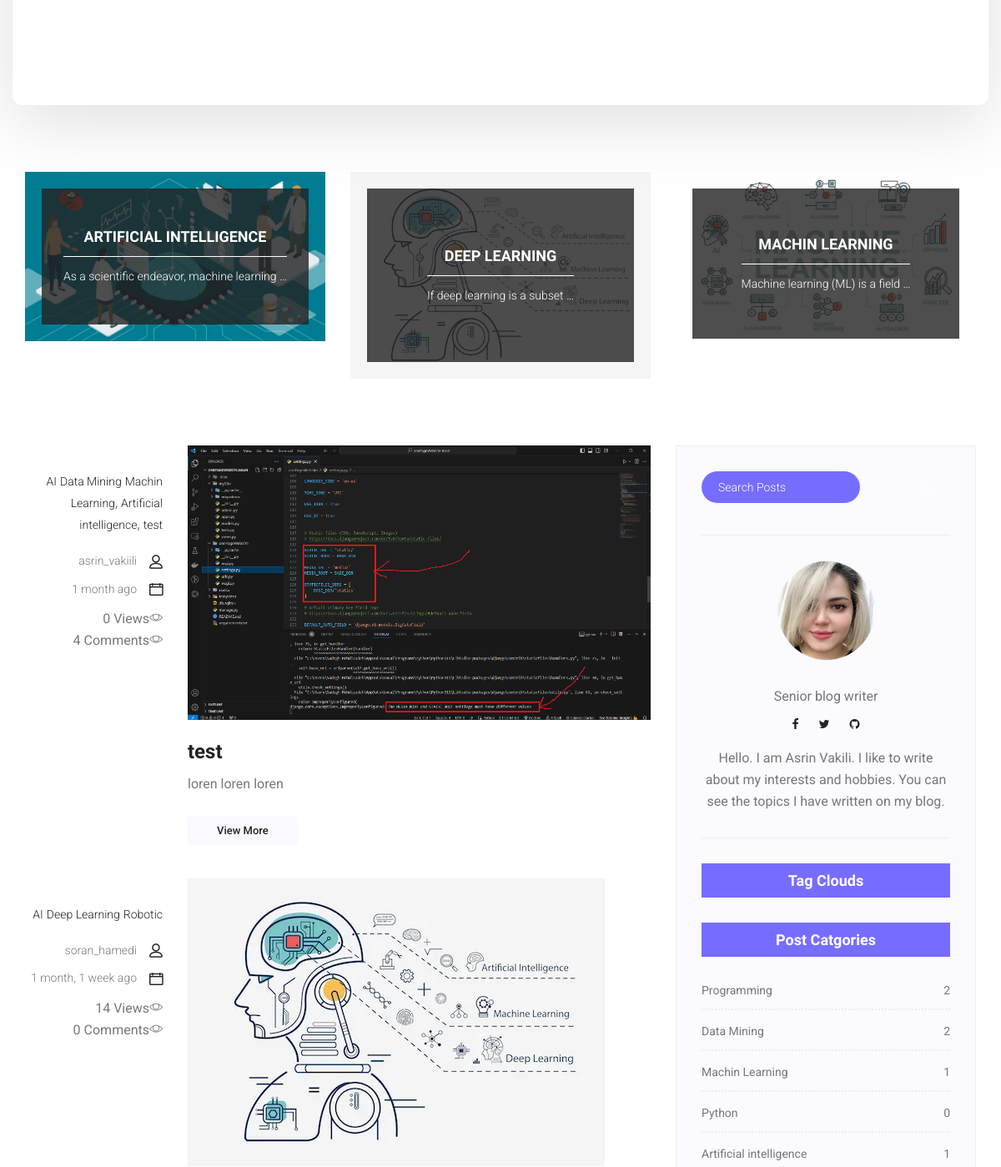
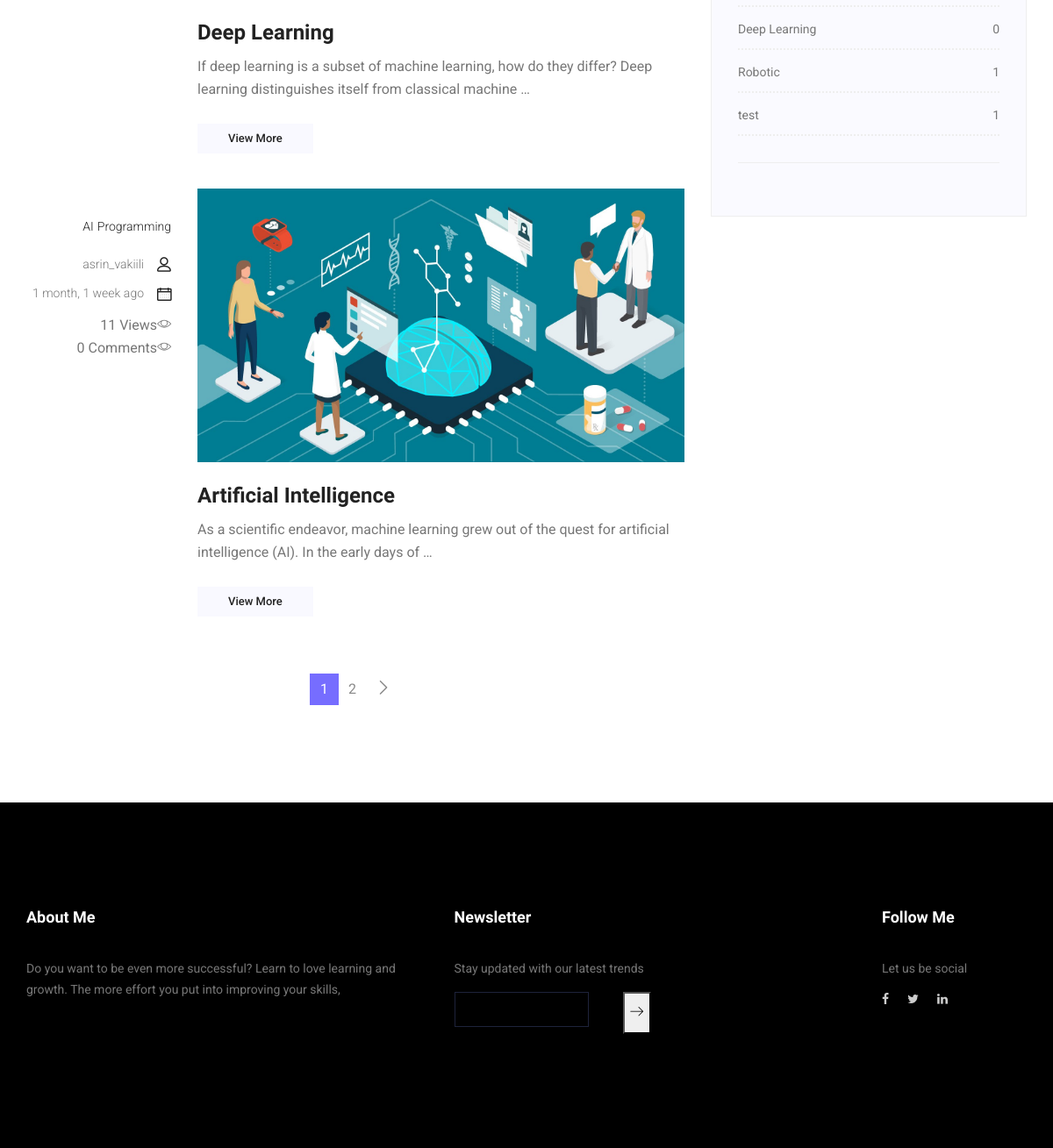
Before: /blog/ (lower part) with the older database file (2 pictures, top to bottom).
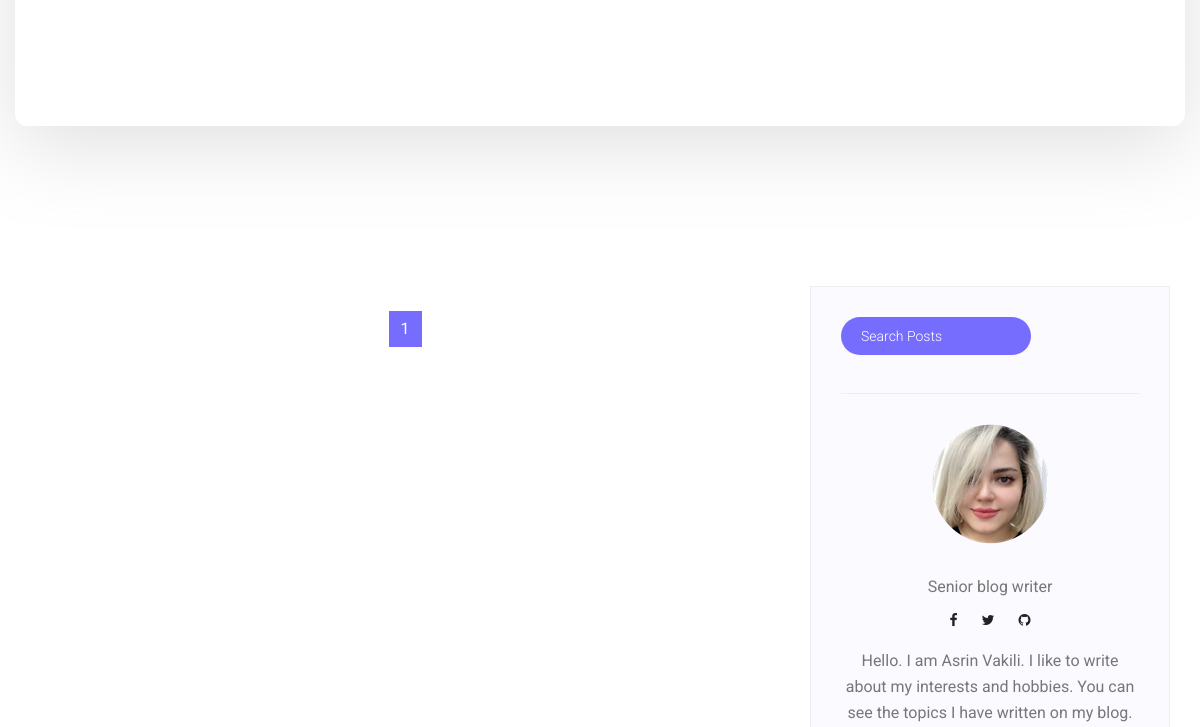
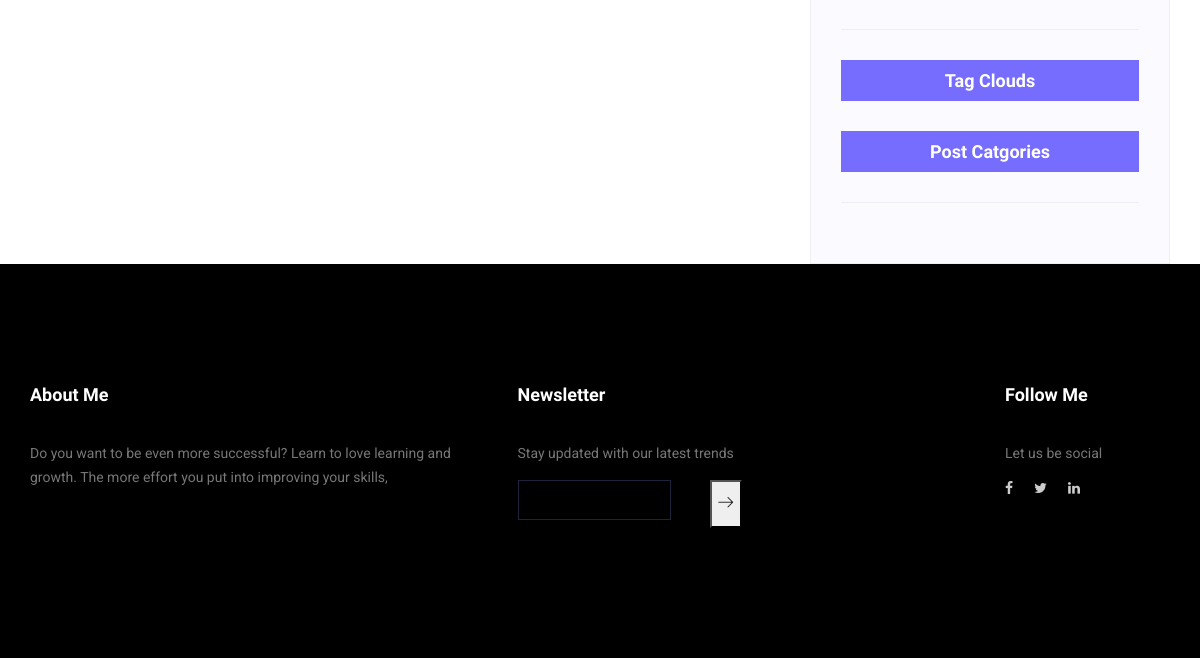
After: the same page with the newer database file (2 pictures, top to bottom).
### blog/models.py (models this page shows, shortened)
class Post(models.Model):
    image = models.ImageField(upload_to='blog/', default='blog/default.jpg')
    author = models.ForeignKey(User, on_delete=models.SET_NULL, null=True)
    title = models.CharField(max_length=100)
    content = models.TextField()
    created_date = models.DateTimeField(auto_now_add=True)
    updated_date = models.DateTimeField(auto_now=True)
    category = models.ManyToManyField(Category)
    published_date = models.DateTimeField(blank=True, null=True)
    status = models.BooleanField(default=False)
    count_views = models.IntegerField(default=0)
    tags = TaggableManager()
    class Meta:
        ordering = ['-created_date']

class Category(models.Model):
    name = models.CharField(max_length=100, null=True)
    def __str__(self):
        return self.name

### blog/views.py (the view)
# urls.py: 2. Add a URL to urlpatterns:  path('blog/', include('blog.urls'))
def blog(request, **kwargs):
    posts = Post.objects.filter(status=True, published_date__lte=timezone.now())
    if kwargs.get('cat_name') is not None:
        posts = posts.filter(category__name=kwargs['cat_name'])
    if kwargs.get('author_user') is not None:
        posts = posts.filter(author__username=kwargs['author_user'])
    if kwargs.get('tag_name') is not None:
        posts = posts.filter(tags__name__in=kwargs['tag_name'])
    posts = Paginator(posts, 3)
    try:
        page_numb = request.GET.get('page')
        posts = posts.get_page(page_numb)
    except PageNotAnInteger:
        posts = posts.get_page(1)
    except EmptyPage:
        posts = posts.get_page(1)
    context = {'posts': posts}
    return render(request, 'blog/blog.html', context)

### templates/blog/blog.html (shortened to what this page needs)
{%  extends 'base.html' %}
{% load static %}
{% load blog_tag %}
{% block base %}
{% load humanize %}
      {% blog_last_posts %}
        <section class="blog_area">
            <div class="container">
                <div class="row">
                    <div class="col-lg-8">
                        <div class="blog_left_sidebar">
                            {% for post in posts %}
                            <article class="row blog_item">
                               <div class="col-md-3">
                                   <div class="blog_info text-right">
                                        <div class="post_tag">
                                        {% for tag in post.tags.all %}
                                            <a href="{% url 'blog:tag' tag_name=tag.name %}">{{ tag.name }}</a>
                                        {% endfor %}
                                        {% for cat in post.category.all %}
                                            <a href="{% url 'blog:category' cat_name=cat.name %}">{{ cat.name }}</a>{% if not forloop.last %},{% endif %}
                                        {% endfor %}
                                        </div>
                                        <ul class="blog_meta list">
                                            <li><a href="{% url 'blog:author' author_user=post.author.username %}">{{ post.author }}<i class="lnr lnr-user"></i></a></li>
                                            <li><a href="#">{{ post.created_date|naturaltime}}<i class="lnr lnr-calendar-full"></i></a></li>
                                            <li>{{ post.count_views }} Views<i class="lnr lnr-eye"></i></li>
                                            <li>{% commentcount post.id %} Comments<i class="lnr lnr-eye"></i></li>
                                        </ul>
                                    </div>
                               </div>
                                <div class="col-md-9">
                                    <div class="blog_post">
                                        <img src="{{post.image.url}}" alt="">
                                        <div class="blog_details">
                                            <a href="{% url 'blog:singleblog' post_id=post.id %}"><h2>{{ post.title }}</h2></a>
                                            <p>{{ post.content|safe|truncatewords:20 }}
                                            </p>
                                            <a href="{% url 'blog:singleblog' post_id=post.id%}" class="white_bg_btn">View More</a>
                                        </div>
                                    </div>
                                </div>
                            </article>
                            {% endfor %}
                            <nav class="blog-pagination justify-content-center d-flex">
		                        <ul class="pagination">
                                    {% for i in posts.paginator.page_range %}
                                        {% if posts.number == i %}
		                            <li class="page-item active"><a href="?page={{ i }}" class="page-link">{{ i }}</a></li>
                                            {% else %}
		                            <li class="page-item "><a href="?page={{ i }}" class="page-link">{{ i }}</a></li>
                                        {% endif %}
                                    {% endfor %}
                                    {% if posts.has_next %}
		                            <li class="page-item">
		                                <a href="?page={{ posts.next_page_number }}" class="page-link" aria-label="Next">
		                                    <span aria-hidden="true">
		                                        <span class="lnr lnr-chevron-right"></span>
		                                    </span>
		                                </a>
		                            </li>
                                   {% endif %}
		                        </ul>
		                    </nav>
                        </div>
                    </div>
                    <div class="col-lg-4">
                        <div class="blog_right_sidebar">
                            {% include 'blog/tags/search_bar.html' %}
                            {% include 'blog/temp.html' %}
                            {% post_categories %}
                        </div>
                    </div>
                </div>
            </div>
        </section>
 {% endblock %}

### templates/base.html (shortened to what this page needs)
{% load compress %}
{% load static %}
{% load socialaccount %}
<!Doctype html>
<html lang="en">
    <head>
        {% compress css %}
        <link rel="stylesheet" href="{% static 'css/bootstrap.css' %}">
        <link rel="stylesheet" href="{% static 'vendors/linericon/style.css' %}">
        <link rel="stylesheet" href="{% static 'css/font-awesome.min.css' %}">
        <link rel="stylesheet" href="{% static 'vendors/owl-carousel/owl.carousel.min.css' %}">
        <link rel="stylesheet" href="{% static 'vendors/lightbox/simpleLightbox.css' %}">
        <link rel="stylesheet" href="{% static 'vendors/nice-select/css/nice-select.css' %}">
        <link rel="stylesheet" href="{% static 'vendors/animate-css/animate.css' %}">
        <link rel="stylesheet" href="{% static 'vendors/popup/magnific-popup.css' %}">
        <link rel="stylesheet" href="{% static 'vendors/flaticon/flaticon.css' %}">
        {% endcompress %}
        {% compress css %}
        <link rel="stylesheet" href="{% static 'css/style.css' %}">
        <link rel="stylesheet" href="{% static 'css/responsive.css' %}">
        {% endcompress %}
    </head>
    <body>
        <section class="home_banner_area">
           	<div class="container box_1620">
           		<div class="banner_inner d-flex align-items-center">
				</div>
            </div>
        </section>
    {% block base %}
    {% endblock %}
        <footer class="footer_area p_120">
        	<div class="container">
        		<div class="row footer_inner">
        			<div class="col-lg-5 col-sm-6">
        				<aside class="f_widget ab_widget">
        					<div class="f_title">
        						<h3>About Me</h3>
        					</div>
        					<p>Do you want to be even more successful? Learn to love learning and growth. The more effort you put into improving your skills,</p>
        				</aside>
        			</div>
        			<div class="col-lg-5 col-sm-6">
        				<aside class="f_widget news_widget">
        					<div class="f_title">
        						<h3>Newsletter</h3>
        					</div>
        					<p>Stay updated with our latest trends</p>
        					<div >
                                <form target="_blank" action="{% url 'contact:news' %}" method="post" >
                                	<div class="input-group d-flex flex-row">
                                        <label>
                                            <input name="email"  required="" type="email" autocomplete="Your Email">
                                        </label>
                                        <button type="submit"><span class="lnr lnr-arrow-right"></span></button>
                                    </div>
                                </form>
                            </div>
        				</aside>
        			</div>
        			<div class="col-lg-2">
        				<aside class="f_widget social_widget">
        					<div class="f_title">
        						<h3>Follow Me</h3>
        					</div>
        					<p>Let us be social</p>
        					<ul class="list">
        						<li><a href="https://www.facebook.com/asrin.vakili"><i class="fa fa-facebook"></i></a></li>
                                <li><a href="https://twitter.com/AsrinVakili"><i class="fa fa-twitter"></i></a></li>
                                <li><a href="https://www.linkedin.com/in/asrin-vakili/"><i class="fa fa-linkedin"></i></a></li>
        					</ul>
        				</aside>
        			</div>
        		</div>
        	</div>
        </footer>
    </body>
</html>

### templates/blog/tags/blog_categorie.html (shortened to what this page needs)
{% load static %}
<section class="blog_categorie_area">
            <div class="container">
                <div class="row">
                    {% for post in posts %}
                    <div class="col-lg-4">
                        <div class="categories_post">
                            <div class="categories_details">
                                <div class="categories_text">
                                    <a href="{% url 'blog:singleblog' post_id=1 %}"><h5>{{ post.title }}</h5></a>
                                    <div class="border_line"></div>
                                    <p>{{ post.content|truncatewords:6 }}</p>
                                </div>
                            </div>
                        </div>
                    </div>
                    {% endfor %}
                </div>
            </div>
        </section>

### templates/blog/tags/search_bar.html
{% load static %}
<aside class="single_sidebar_widget search_widget">
    <div class="input-group">
        <form class="search-form" action="{% url 'blog:search' %}" method="get">
            <label>
                <input class="form-control" placeholder="Search Posts" name="s" type="text" >
            </label>
            <span class="input-group-btn">
            <button type="button" class="btn btn-default"><i class="lnr lnr-magnifier"></i></button>
            </span>
        </form>
    </div>
    <div class="br"></div>
</aside>

### templates/blog/temp.html (shortened to what this page needs)
{% load blog_tag %}
{% load static %}
                            <aside class="single_sidebar_widget author_widget">
                                <img class="author_img rounded-circle" src="{% static 'img/blog/pro.png' %}" alt="">
                                <p>Senior blog writer</p>
                                <div class="social_icon">
                                    <a href="https://www.facebook.com/asrin.vakili"><i class="fa fa-facebook"></i></a>
                                    <a href="https://twitter.com/AsrinVakili"><i class="fa fa-twitter"></i></a>
                                    <a href="https://github.com/asrinvakili/"><i class="fa fa-github"></i></a>
                                </div>
                                <p>Hello. I am Asrin Vakili. I like to write about my interests and hobbies. You can see the topics I have written on my blog.</p>
                                <div class="br"></div>
                            </aside>
                            <aside class="single-sidebar-widget tag_cloud_widget">
                                <h4 class="widget_title">Tag Clouds</h4>
                            </aside>

### templates/blog/tags/post_categories.html
{% load blog_tag %}
{% load static %}
                            <aside class="single_sidebar_widget post_category_widget">
                                <h4 class="widget_title">Post Catgories</h4>
                                <ul class="list cat-list">
                                    {% for name,count in category.items %}
                                    <li>
                                        <a href="{% url 'blog:category' cat_name=name %}" class="d-flex justify-content-between">
                                            <p>{{ name }}</p>
                                            <p>{{ count }}</p>
                                        </a>
                                    </li>
                                    {% endfor %}
                                </ul>
                                <div class="br"></div>
                            </aside>

Changed rows visible on the page:
removed Post: title "ARTIFICIAL INTELLIGENCE", content "As a scientific endeavor, machine learning …", author "asrin_vakiili", created_date "1 month, 1 week ago", count_views "11", id "0", image (picture), title "Artificial Intelligence", content "As a scientific endeavor, machine learning grew out of the quest for artificial intelligence (AI). In the early days of …"
removed Post: title "DEEP LEARNING", content "If deep learning is a subset …", author "soran_hamedi", created_date "1 month, 1 week ago", count_views "14", id "0", image (placeholder picture), title "Deep Learning", content "If deep learning is a subset of machine learning, how do they differ? Deep learning distinguishes itself from classical machine …"
removed Post: title "MACHIN LEARNING", content "Machine learning (ML) is a field …"
removed Post: author "asrin_vakiili", created_date "1 month ago", count_views "0", id "4", image (picture), title "test", content "loren loren loren"
removed Tag: name "AI"
removed Tag: name "Data Mining", shown under "asrin_vakiili"
removed Category: name "Machin Learning", count "1"
removed Category: name "Artificial intelligence", count "1"
removed Category: name "test", count "1"
removed Tag: name "Deep Learning", shown under "soran_hamedi"
removed Category: name "Robotic", count "1"
removed Category: name "Programming", count "2"
removed Category: name "Data Mining", count "2", shown under "Post Catgories"
removed Category: name "Python", count "0", shown under "Post Catgories"
removed Category: name "Deep Learning", count "0", shown under "Post Catgories"
Other visible differences:
list line gone: "2"
